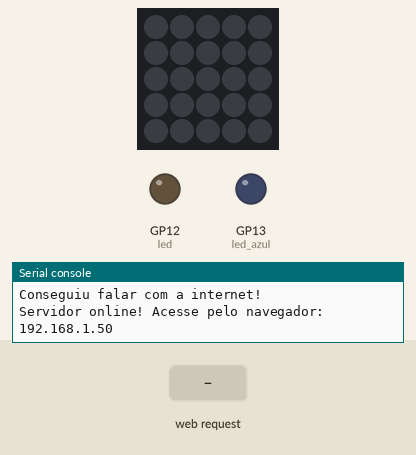
Simulated run of this program. Board: Raspberry Pi Pico running MicroPython. On the bench: 5×5 RGB LED matrix, output pins drawn as LEDs (lit = HIGH), the last lines printed to the serial console. The test bench sets the inputs (shaded band). WiFi joins after 1.5 s; the 25 LEDs are laid out as on the BitDogLab board (LED 0 bottom right, every second row reversed).

Above: at 4.3 s.
4.4 s: HTTP request GET /led/on received
At 5.6 s:
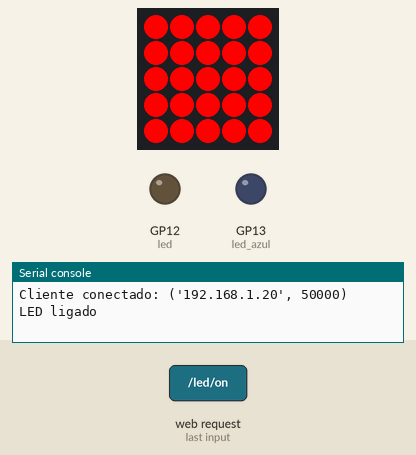
5.9 s: HTTP request GET /led/off received
At 6.7 s:
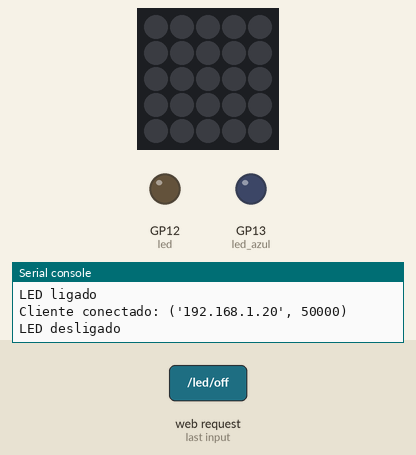
Timing chart, 0 to 8.9 s (numbered marks = the images above; inputs shaded):
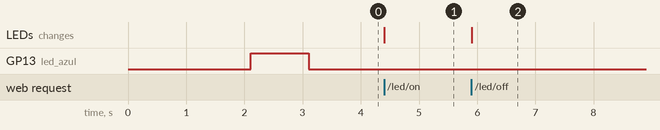

Measured:
- after the input at 4.4 s, the LEDs: change at once (image 1)
- after the input at 5.9 s, the LEDs: change at once (image 2)

The program:

MicroPython_Wifi_RaspberryPiPicoW.py
```python
import network
import time
import socket
import neopixel
from machine import Pin

#OBSVERVAÇÃO ESSE CÓDIGO AO RODAR LIBERA UM IP USANDO ELE EM ALGUM NAVEGADOR TEM UM "SITE" COM O BOTÃO PRA ACENDER O LED

# --- Configuração do Wi-Fi ---
WIFI_SSID = "Coloque o nome do seu wifi"
WIFI_PASS = "Coloque a senha do seu wifi"

#Aqui são os pinos da MINHA placa que é uma BITDOGLAB se trata de 12 = um led qualquer 13 = uma matriz neopixel, por isso a biblioteca.
led = Pin(12, Pin.OUT)
led_azul = Pin(13, Pin.OUT)
MatrizLed = neopixel.NeoPixel(machine.Pin(7),25)

# --- Conecta ao Wi-Fi ---
print("Conectando ao Wi-Fi...")
wifi = network.WLAN(network.STA_IF)
wifi.active(True)
wifi.connect(WIFI_SSID, WIFI_PASS)
while not wifi.isconnected():
    time.sleep(1)
print("Conectado! IP:", wifi.ifconfig()[0])

# --- Teste de internet ---
try:
    addr = socket.getaddrinfo("1.1.1.1", 80)[0][-1]
    s = socket.socket()
    s.connect(addr)
    print("Conseguiu falar com a internet!")
    s.close()
except Exception as e:
    print("Erro de internet:", e)

# --- Servidor Web para controlar o LED ---
addr = socket.getaddrinfo('0.0.0.0', 80)[0][-1]
s = socket.socket()
s.bind(addr)
s.listen(1)

#Se piscou o led é porque está online
led_azul.on()
time.sleep(1)
led_azul.off()

print("Servidor online! Acesse pelo navegador:", wifi.ifconfig()[0])

while True:
    cl, addr = s.accept()
    print("Cliente conectado:", addr)
    request = cl.recv(1024).decode()

    # Comandos LED
    if "/led/on" in request:
        MatrizLed.fill((255,0,0))
        MatrizLed.write()
        print("LED ligado")
    if "/led/off" in request:
        MatrizLed.fill((0,0,0))
        MatrizLed.write()
        print("LED desligado")

    # Página HTML com CSS integrado
    response = """\
HTTP/1.1 200 OK

<html>
<head>
  <title>Pico W Web Server</title>
  <style>
    body {
      font-family: Arial, sans-serif;
      text-align: center;
      background: #f0f0f5;
      color: #333;
      margin-top: 50px;
    }
    h1 { color: #2c3e50; font-size: 2em; margin-bottom: 40px; }
    a {
      display: inline-block;
      margin: 10px;
      padding: 50px 250px;
      font-size: 40px;
      text-decoration: none;
      color: white;
      border-radius: 8px;
      transition: 0.3s;
    }
    a[href="/led/on"] { background-color: #27ae60; }   /* verde */
    a[href="/led/off"] { background-color: #c0392b; }  /* vermelho */
    a:hover { opacity: 0.8; }
  </style>
</head>
<body>
  <h1>Pico W Web Server</h1>
  <p><a href="/led/on">Ligar LED</a></p>
  <p><a href="/led/off">Desligar LED</a></p>
</body>
</html>
"""
    cl.send(response)
    cl.close()
```
